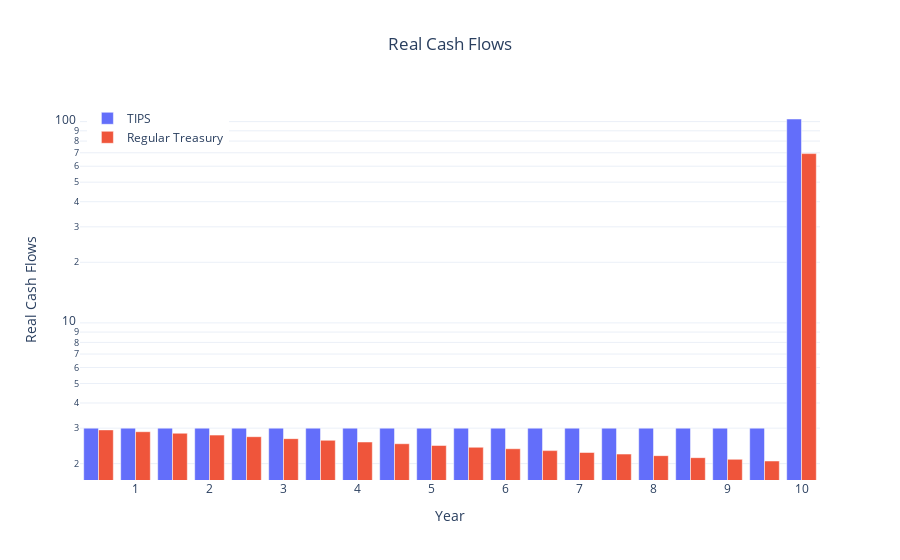

Here is the notebook cell this chart was saved with:
### Markdown cell above
# FIGURE: REAL CASH FLOWS

### Code cell
trace3 = go.Bar(
    x=df["Year"], 
    y=df["cf_real_tips"], 
    name="TIPS", 
    hovertemplate="%{y}"
)
trace4 = go.Bar(
    x=df["Year"],
    y=df["cf_real_treasury"],
    name="Regular Treasury",
    hovertemplate="%{y}",
)
trace_r = [trace3, trace4]
fig = go.Figure(data=trace_r)
fig.update_layout(
    xaxis=dict(dtick=1),
    yaxis_type="log",
    xaxis_title="Year",
    yaxis_title="Real Cash Flows",
    hovermode="x unified",
    template="plotly_white",
    title=dict(
        text="Real Cash Flows",
        x=0.5
    ),
    legend=dict(
        yanchor="top", 
        y=0.99, 
        xanchor="left", 
        x=0.01
    )
)
fig.show()

### Figure 1 — Plotly figure (JSON) as saved in the notebook; plotly's stock layout.template omitted (floating-point values rounded to 4 significant figures)
{"data": [{"hovertemplate": "%{y}", "name": "TIPS", "type": "bar", "x": [0.5, 1, 1.5, 2, 2.5, 3, 3.5, 4, 4.5, 5, 5.5, 6, 6.5, 7, 7.5, 8, 8.5, 9, 9.5, 10], "y": [3, 3, 3, 3, 3, 3, 3, 3, 3, 3, 3, 3, 3, 3, 3, 3, 3, 3, 3, 103]}, {"hovertemplate": "%{y}", "name": "Regular Treasury", "type": "bar", "x": [0.5, 1, 1.5, 2, 2.5, 3, 3.5, 4, 4.5, 5, 5.5, 6, 6.5, 7, 7.5, 8, 8.5, 9, 9.5, 10], "y": [2.94, 2.88, 2.83, 2.77, 2.72, 2.66, 2.61, 2.56, 2.51, 2.46, 2.41, 2.37, 2.32, 2.27, 2.23, 2.19, 2.14, 2.1, 2.06, 69.32]}], "layout": {"hovermode": "x unified", "legend": {"x": 0.01, "xanchor": "left", "y": 0.99, "yanchor": "top"}, "title": {"text": "Real Cash Flows", "x": 0.5}, "xaxis": {"dtick": 1, "title": {"text": "Year"}}, "yaxis": {"title": {"text": "Real Cash Flows"}, "type": "log"}}}
